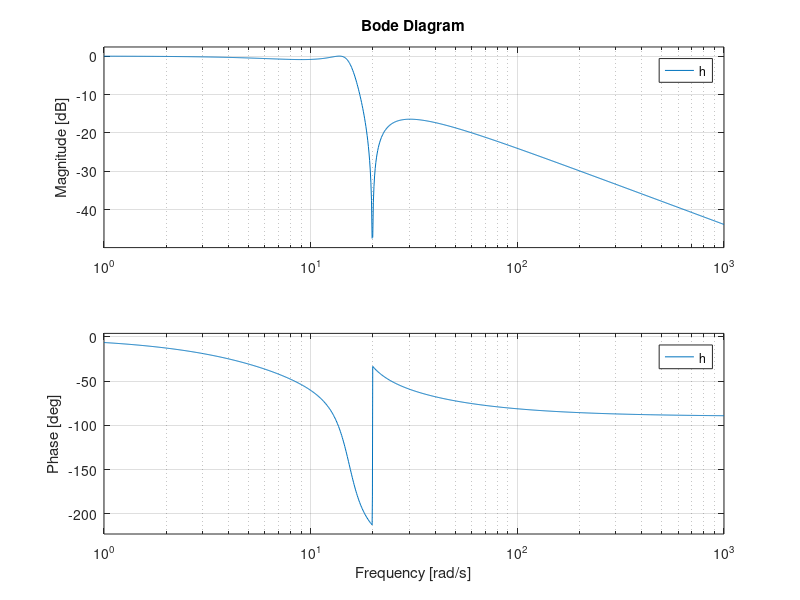

The MATLAB source for this figure: (Note: this script raises an error after producing the figure.)
function question1bellipsebode
%UNTITLED3 Summary of this function goes here
%   Detailed explanation goes here
 wp = 15;
 ws = 20;
 rp = -1 * mag2db(0.9);
 rs = -1 * mag2db(0.15);
 [N,Wn] = ellipord(wp,ws,rp,rs,'s');  % code taken from lecture slide of chapter 5
 [num,den] = ellip(N,rp,rs,Wn,'s');
 h = tf(num,den)
 bode(h)
 [h,w] = freqs(num,den);
end
